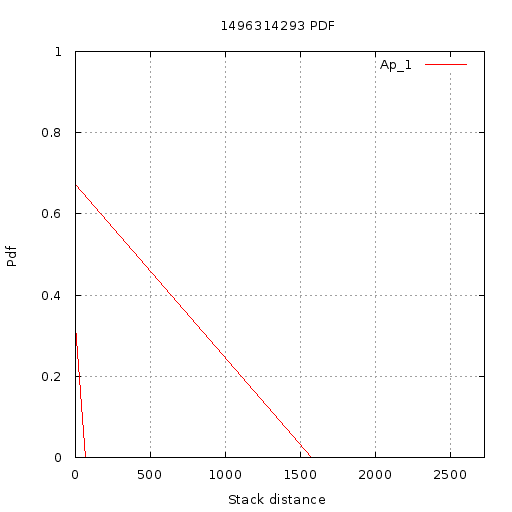

Recreate this plot in gnuplot.
set terminal  png size 512,512 font 'Verdana, 10'
set title "1496314293 PDF"
set output '//home//cat//Documents//CACHE//Results//PlotData//Static partial//1496314293//PDF//14//pdf.png'
set ylabel "Pdf"
set yrange [0:1]
set xlabel "Stack distance"
set xrange [1.000000:2725.000000]
set grid xtics ytics
plot '//home//cat//Documents//CACHE//Results//PlotData//Static partial//1496314293//PDF//14//App_1.txt' using 1:2 with lines title 'Ap_1'
set terminal  png size 512,512 font 'Verdana, 10'
set title "1496314293 PDF"
set output '//home//cat//Documents//CACHE//Results//PlotData//Static partial//1496314293//PDF//14//pdf.png'
set ylabel "Pdf"
set yrange [0:1]
set xlabel "Stack distance"
set xrange [1.000000:2725.000000]
set grid xtics ytics
plot '//home//cat//Documents//CACHE//Results//PlotData//Static partial//1496314293//PDF//14//App_1.txt' using 1:2 with lines title 'Ap_1'
set terminal  png size 512,512 font 'Verdana, 10'
set title "1496314293 PDF"
set output '//home//cat//Documents//CACHE//Results//PlotData//Static partial//1496314293//PDF//14//pdf.png'
set ylabel "Pdf"
set yrange [0:1]
set xlabel "Stack distance"
set xrange [1.000000:2725.000000]
set grid xtics ytics
plot '//home//cat//Documents//CACHE//Results//PlotData//Static partial//1496314293//PDF//14//App_1.txt' using 1:2 with lines title 'Ap_1'
set terminal  png size 512,512 font 'Verdana, 10'
set title "1496314293 PDF"
set output '//home//cat//Documents//CACHE//Results//PlotData//Static partial//1496314293//PDF//14//pdf.png'
set ylabel "Pdf"
set yrange [0:1]
set xlabel "Stack distance"
set xrange [1.000000:2725.000000]
set grid xtics ytics
plot '//home//cat//Documents//CACHE//Results//PlotData//Static partial//1496314293//PDF//14//App_1.txt' using 1:2 with lines title 'Ap_1'
